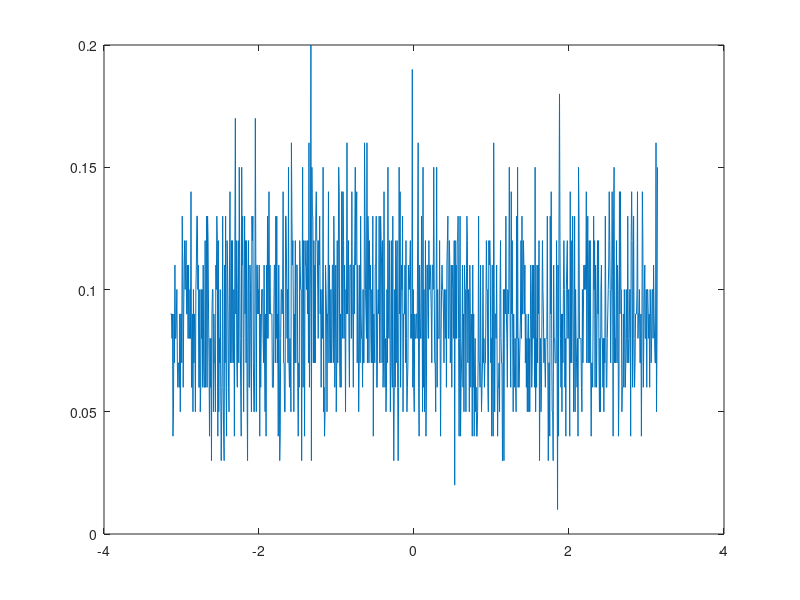

MATLAB code to generate this figure: (Note: this script raises an error after producing the figure.)
%% Chapter 11, Step 1.

load('Ch11-spikes-LFP-1.mat')	%Load the multiscale data,
plot(t, y(1,:))					%...and plot LFP in 1st trial,
hold on							%...freeze graphics,
plot(t, n(1,:),'k')				%...and plot spikes in 1st trial,
hold off						%...release graphics,
xlabel('Time [s]')				%...and label axis.

win = 100;				%Choose a window size of +/- 100 ms.
K = size(n,1);			%Define the # trials.
N = size(y,2);			%Define # data points per trial.
STA=zeros(K,2*win+1);	%Create a variable to hold the STA,
for k=1:K				%For each trial,
  spks=find(n(k,:)==1); %...find the spikes,
  for i=1:length(spks)	%...and for each spike,
    if (spks(i) > win & spks(i)+win<N)  %...average the LFP.
      STA(k,:)=STA(k,:)+y(k,spks(i)-win:spks(i)+win)/length(spks);
    end
  end
end

dt = t(2)-t(1);		%Define the sampling interval.
fNQ = 1/dt/2;		%Define Nyquist frequency.
Wn = [9,11]/fNQ;	%Set the passband,
ord  = 100;			%...and filter order,
b  = fir1(ord,Wn);	%...build bandpass filter.

FTA=zeros(K,N);		%Create a variable to hold the FTA,
for k=1:K			%For each trial, 
 Vlo = filtfilt(b,1,y(k,:));%... apply the filter,
 phi = angle(hilbert(Vlo));	%... and compute the phase,
 [~,indices] = sort(phi);	%... then sort the phase,
 FTA(k,:) = n(k,indices);	%... and store the sorted spikes.
end
%Plot the average FTA versus phase.
plot(linspace(-pi,pi,N), mean(FTA,1))

%% Chapter 11, Step 2.

dt = t(2)-t(1);				%Define the sampling interval.
Fs = 1/dt;					%Define the sampling frequency.
TW = 3;						%Choose time-bandwidth product of 3.
ntapers = 2*TW-1;			%Choose the # of tapers.
%Set the parameters of the MTM.
params.Fs = Fs;				%... sampling frequency
params.tapers=[TW,ntapers];	%... time-bandwidth product & tapers.
params.pad = -1;			%... no zero padding.
params.trialave = 1;		%... trial average.
%Compute the MTM coherence.
[C,~,~,Syy,Snn,f]=coherencycpb(transpose(y),transpose(n),params);

load('Ch11-spikes-LFP-1.mat')	%Reload the multiscale data,
y = 0.1*y;						%...and scale the LFP.

load('Ch11-spikes-LFP-1.mat')		%Reload the multiscale data.
thinning_factor = 0.5;				%Choose a thinning factor.
for k=1:size(n,1)					%For each trial,
 spikes = find(n(k,:)==1); 			%...find the spikes.
 n_spikes = length(spikes);			%...determine # of spikes.
 spikes=spikes(randperm(n_spikes));	%...permute spikes indices,
 n_remove=floor(thinning_factor*n_spikes);%...# spikes to remove,
 n(k,spikes(1:1+n_remove))=0;		%... remove the spikes.
end

%% Chapter 11, Step 3.

dt = t(2)-t(1);		%Define the sampling interval.
fNQ = 1/dt/2;		%Define Nyquist frequency.
Wn = [44,46]/fNQ;	%Set the passband,
ord  = 100;			%...and filter order,
b  = fir1(ord,Wn);	%...build bandpass filter.

phi=zeros(K,N);					%Create variable to hold phase.
for k=1:K						%For each trial,
  Vlo=filtfilt(b,1,y(k,:));		%...apply the filter,
  phi(k,:)=angle(hilbert(Vlo));	%...and compute the phase,
end

n = n(:);					%Convert spike matrix to vector.
phi = phi(:); 				%Convert phase matrix to vector.
X = [cos(phi) sin(phi)];	%Create a matrix of predictors.
Y = [n];					%Create a vector of responses.
[b1,dev1,stats1]=glmfit(X,Y,'poisson'); %Fit the GLM.

phi0=transpose((-pi:0.01:pi));		%Define new phase interval,
X0 = [cos(phi0) sin(phi0)];			%...and predictors,
[y0 dylo dyhi]=glmval(b1,X0,'log',stats1);%...evaluate the model.

pval1=stats1.p(2);		%Significance of parameter beta_1.
pval2=stats1.p(3);		%Significance of parameter beta_2.

X0 = [sin(phi)];						%Define reduced predictor.
[b0,dev0,stats0]=glmfit(X0,Y,'poisson'); %Fit reduced model.

pval = 1-chi2cdf(dev0-dev1,1);			%Compare two nested GLMs.

p = mean(sum(n,2)/(N));

%% Chapter 11, Problems.

K = 100;		%Define # trials.
N = 1000;		%Define # samples per trial.
dt = 0.001;		%Define sampling interval.

y = zeros(K,N);         %Matrix to hold field data.
n = zeros(K,N);         %Matrix to hold spike data.
for k=1:K               %For each trial ...
    %...define the LFP as a 10 Hz sinusoid + noise.
    y(k,:) = sin(2.0*pi*(1:N)*dt * 10)+0.1*randn(1,N);
    %...draw spikes from a Bernoulli distribution lambda=0.01
    n(k,:) = binornd(1,0.01,1,N);
end

f = 0.01;			% Parameter for scaling of rate.
b = 1;				% Parameter for background spiking.
y = zeros(K,N);		% Matrix to hold field data.
n = zeros(K,N);		% Matrix to hold spike data.
for k=1:K			% For each trial ...
  % ...define the LFP as a 10 Hz sinusoid.
  y(k,:) = sin(2.0*pi*(1:N)*dt * 10)+0.1*randn(1,N);
  % ...draw spikes from a Bernoulli distribution,
  p = f*(b+exp(y(k,:)));%...with probability dependent on LFP.
  n(k,:) = binornd(1,p,1,N);
end